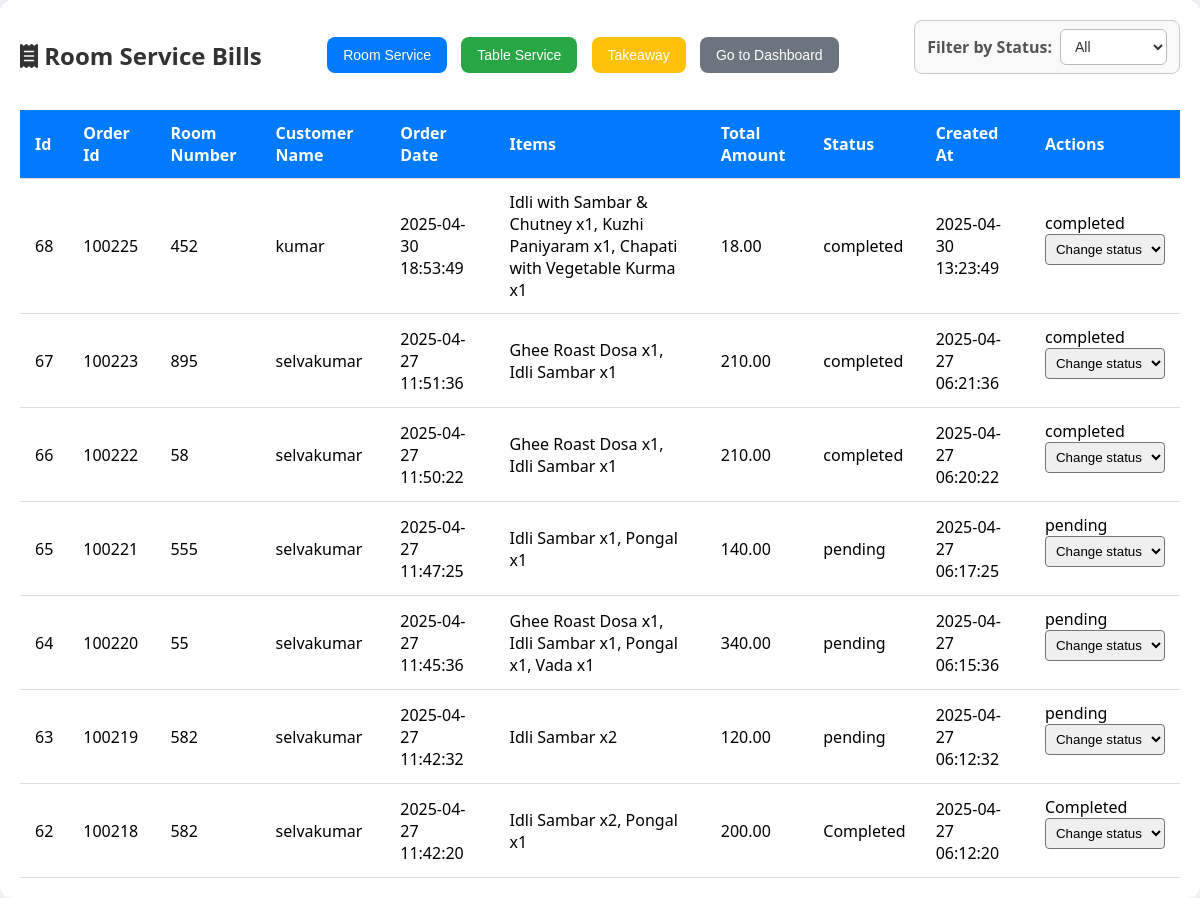
The app's page /admin/bills.php with its own data.
### tables this page shows
CREATE TABLE `room_service` (
  `id` int(11) NOT NULL,
  `order_id` int(11) NOT NULL,
  `room_number` varchar(50) NOT NULL,
  `customer_name` varchar(255) DEFAULT NULL,
  `order_date` datetime DEFAULT NULL,
  `items` text DEFAULT NULL,
  `total_amount` decimal(10,2) DEFAULT NULL,
  `status` varchar(50) DEFAULT NULL,
  `created_at` timestamp NOT NULL DEFAULT current_timestamp()
);

### admin/bills.php (the view, shortened to what this page needs)
<?php
require_once __DIR__ . '/../includes/db_connect.php';
$serviceType = $_GET['service'] ?? 'room';
$statusFilter = $_GET['status'] ?? '';
switch ($serviceType) {
    case 'room':
        $query = "SELECT * FROM room_service";
        $title = "Room Service Bills";
        break;
}
$query .= " ORDER BY order_date DESC";
try {
    $bills = $conn->query($query)->fetchAll(PDO::FETCH_ASSOC);
} catch (PDOException $e) {
    die("Database error: " . $e->getMessage());
}
?>
<html>
<head>
    <link rel="stylesheet" href="../assets/css/bill.css">
    <link rel="stylesheet" href="https://cdnjs.cloudflare.com/ajax/libs/font-awesome/6.5.0/css/all.min.css">
</head>
<body>
<section class="bill-counter">
    <div class="section-header">
        <h2><i class="fas fa-receipt"></i> <?= $title ?></h2>
        <div class="actions">
            <form method="get" style="display:inline;">
                <button type="submit" name="service" value="room" class="btn btn-primary">Room Service</button>
            </form>
            <form method="get" style="display:inline;">
                <button type="submit" name="service" value="table" class="btn btn-success">Table Service</button>
            </form>
            <form method="get" style="display:inline;">
                <button type="submit" name="service" value="takeaway" class="btn btn-warning">Takeaway</button>
            </form>
            <form action="dashboard.php" method="get" style="display:inline;">
                <button type="submit" class="btn btn-secondary" style="background-color:#6c757d; color:white;">Go to Dashboard</button>
            </form>
        </div>
        <div class="status-filter">
            <form method="get" class="status-form">
                <label for="status">Filter by Status:</label>
                <select name="status" id="status" class="status-select" onchange="this.form.submit()">
                    <option value="" <?= $statusFilter === '' ? 'selected' : '' ?>>All</option>
                </select>
            </form>
        </div>
    </div>
    <div class="bill-list">
        <?php if (!empty($bills)): ?>
            <table>
                <thead>
                    <tr>
                        <?php foreach (array_keys($bills[0]) as $column): ?>
                            <th><?= htmlspecialchars(ucwords(str_replace('_', ' ', $column))) ?></th>
                        <?php endforeach; ?>
                        <th>Actions</th>
                    </tr>
                </thead>
                <tbody>
                    <?php foreach ($bills as $bill): ?>
                        <tr>
                            <?php foreach ($bill as $value): ?>
                                <td><?= htmlspecialchars($value) ?></td>
                            <?php endforeach; ?>
                            <td>
                                <form method="post" style="display:inline-block;">
                                    <label><?= htmlspecialchars($bill['status']) ?></label><br>
                                    <select name="update_status" onchange="this.form.submit()">
                                        <option disabled selected>Change status</option>
                                    </select>
                                </form>
                            </td>
                        </tr>
                    <?php endforeach; ?>
                </tbody>
            </table>
        <?php else: ?>
            <p>No bills found for this service.</p>
        <?php endif; ?>
    </div>
</section>
</body>
</html>

### assets/css/bill.css (style rules this page uses)
body { font-family: 'Segoe UI', Tahoma, Geneva, Verdana, sans-serif; background: #f4f6f9; margin: 0; padding: 0; }
.bill-counter { padding: 20px; max-width: 1200px; margin: auto; background: #fff; border-radius: 12px; box-shadow: 0 0 12px rgba(0, 0, 0, 0.08); }
.section-header { display: flex; justify-content: space-between; align-items: center; flex-wrap: wrap; margin-bottom: 20px; gap: 1rem; }
.section-header h2 { color: #333; font-size: 24px; margin: 0; }
.actions form { display: inline; }
.actions button { padding: 10px 16px; font-size: 14px; margin-right: 10px; border: none; border-radius: 8px; cursor: pointer; color: white; transition: background-color 0.3s ease; }
.btn-primary { background-color: #007bff; }
.btn-success { background-color: #28a745; }
.btn-warning { background-color: #ffc107; color: #000; }
.status-form { display: flex; align-items: center; gap: 0.5rem; background: #f9f9f9; padding: 8px 12px; border-radius: 8px; border: 1px solid #ccc; }
.status-form label { font-weight: bold; color: #555; }
.status-select { padding: 8px 10px; font-size: 14px; border: 1px solid #bbb; border-radius: 6px; background-color: #fff; color: #333; }
table { width: 100%; border-collapse: collapse; margin-top: 10px; }
table th, table td { padding: 12px 15px; text-align: left; border-bottom: 1px solid #ddd; }
table thead { background-color: #007bff; color: #fff; }
table select { padding: 6px; border-radius: 4px; }

### records on screen
room_service: id "68", order "100225", room_number "452", customer_name "kumar", order_date "2025-04-30 18:53:49", items "Idli with Sambar & Chutney x1, Kuzhi Paniyaram x1, Chapati with Vegetable Kurma x1", total_amount "18.00", status "completed", created_at "2025-04-30 13:23:49"
room_service: id "67", order "100223", room_number "895", customer_name "selvakumar", order_date "2025-04-27 11:51:36", items "Ghee Roast Dosa x1, Idli Sambar x1", total_amount "210.00", status "completed", created_at "2025-04-27 06:21:36"
room_service: id "66", order "100222", room_number "58", customer_name "selvakumar", order_date "2025-04-27 11:50:22", items "Ghee Roast Dosa x1, Idli Sambar x1", total_amount "210.00", status "completed", created_at "2025-04-27 06:20:22"
room_service: id "65", order "100221", room_number "555", customer_name "selvakumar", order_date "2025-04-27 11:47:25", items "Idli Sambar x1, Pongal x1", total_amount "140.00", status "pending", created_at "2025-04-27 06:17:25"
room_service: id "64", order "100220", room_number "55", customer_name "selvakumar", order_date "2025-04-27 11:45:36", items "Ghee Roast Dosa x1, Idli Sambar x1, Pongal x1, Vada x1", total_amount "340.00", status "pending", created_at "2025-04-27 06:15:36"
room_service: id "63", order "100219", room_number "582", customer_name "selvakumar", order_date "2025-04-27 11:42:32", items "Idli Sambar x2", total_amount "120.00", status "pending", created_at "2025-04-27 06:12:32"
room_service: id "62", order "100218", room_number "582", customer_name "selvakumar", order_date "2025-04-27 11:42:20", items "Idli Sambar x2, Pongal x1", total_amount "200.00", status "Completed", created_at "2025-04-27 06:12:20"

### other values on screen
$title "Room Service Bills"
str_replace('_', ' ', $column) "Id"
str_replace('_', ' ', $column) "Order Id"
str_replace('_', ' ', $column) "Room Number"
str_replace('_', ' ', $column) "Customer Name"
str_replace('_', ' ', $column) "Order Date"
str_replace('_', ' ', $column) "Items"
str_replace('_', ' ', $column) "Total Amount"
str_replace('_', ' ', $column) "Status"
str_replace('_', ' ', $column) "Created At"
